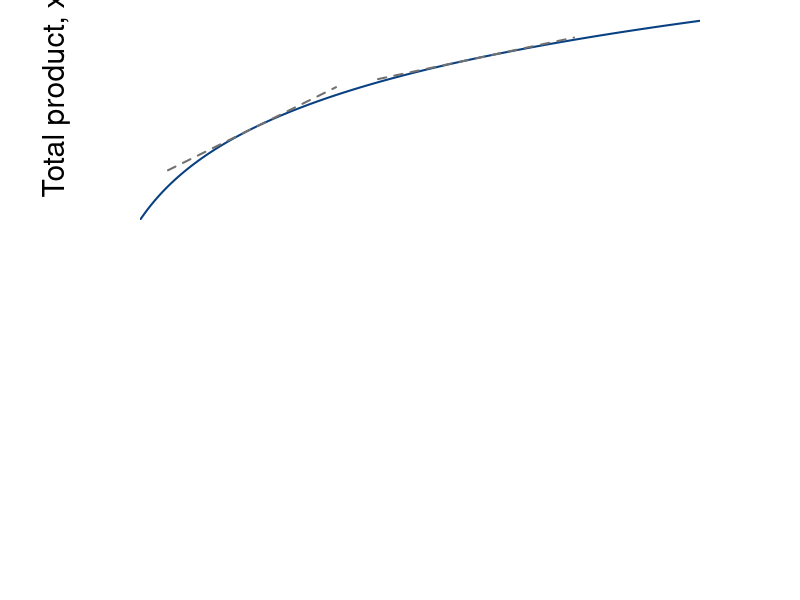

Reproduce this figure in R. (Note: this script raises an error after producing the figure.)
require(shape)
pdf(file = "specprodexch/production_drs_stacked.pdf", width = 9, height = 12)

#Set parameters for graphics
axislabelsize <- 1.8
labelsize <- 1.5
namesize <- 1.8
annotatesize <- 1.5
graphlinewidth <- 2
segmentlinewidth <- 1.5

COL <- c("#7fc97f", "#beaed4", "#fdc086", "#ffff99", "#386cb0", "#f0027f", "#bf5b17", "#666666")
COLA <- c("#99d8c9","#66c2a4","#41ae76", "#238b45", "#005824")
COLB <- c("#4eb3d3", "#2b8cbe", "#0868ac","#084081")
Grays <- gray.colors(25, start =1, end = 0)

#Edited the margins to cater for the larger LHS labels
par(mar =  c(4, 7, 0.2, 5), #margins
    mfrow = c(2, 1)) #stacked plots


#Change this to make it log of l 

prodFn <- function(l, k = 0.5) {
  k*log(l + 1)
}

MprodFn <- function(l, k = 0.5) {
  k*(1/(l + 1))
}

AprodFn <- function(l, k = 0.5) {
  (k*log(l + 1))/l
}

Mpline <- function(l, constant = 0.3181472, slope = 0.125){
  constant + slope*l
}

xlims <- c(0, 10)
ylims <- c(0, 1.3)

npts <- 501 
x <- seq(xlims[1], xlims[2], length.out = npts)
y <- seq(ylims[1], ylims[2], length.out = npts) 
a <- c(13, 15, 17)

plot(1, 0, xlim = xlims, ylim = ylims, type = "n",
     xlab = expression(paste("")),
     ylab = expression(paste("")), 
     xaxt = "n", 
     yaxt = "n", 
     cex.lab = axislabelsize, 
     bty = "n",
     xaxs="i", 
     yaxs="i")

# ticksy <- seq(from = 0, to = ylims[2], by = 0.25)
# ylabels <- seq(from = 0, to = ylims[2], by = 0.25)
# ticksx <- seq(from = 0, to = xlims[2], by = 1)
# xlabels <- seq(from = 0, to = xlims[2], by = 1)

npts <- 500 
xx1 <- seq(xlims[1], xlims[2], length.out = npts)
xx2 <- seq(0, xlims[2], length.out = npts)
xx3 <- seq(0.5, 3.5, length.out = npts)
xx4 <- seq(4.25, 7.75, length.out = npts)

lines(xx1, prodFn(xx1, k = 0.5), col = COLB[4], lwd = graphlinewidth)
#lines(xx2, MprodFn(xx1, k = 0.5), col = COLA[1], lwd = graphlinewidth)
#lines(xx1, AprodFn(xx1, k = 0.5), col = COLA[2], lwd = graphlinewidth)
lines(xx3, Mpline(xx3, constant = prodFn(l = 2, k = 0.5) - 2*MprodFn(l = 2, k = 0.5), slope = MprodFn(l = 2, k = 0.5)), col = Grays[21], lty = 2, lwd = graphlinewidth)
lines(xx4, Mpline(xx4, constant = prodFn(l = 6, k = 0.5) - 6*MprodFn(l = 6, k = 0.5), slope = MprodFn(l = 6, k = 0.5)), col = Grays[21], lty = 2, lwd = graphlinewidth)
#lines(xx1, indiffA1(xx1, uA = 20, rmax = 2.5, xmax = 10), col = COLB[4], lwd = graphlinewidth)

#mtext(expression(paste("Hours of labor, ", l)), side = 1, line = 2.5, cex = axislabelsize)
text(-1.5, 0.75, expression(paste("Total product, ", x)), xpd = TRUE, cex = axislabelsize, srt = 90) 

#segments(4.11765, 6.17647, 5.88, 8.88, lty = 1, col = COL[2] , lwd = graphlinewidth)
#text(7.3, 3, expression("Pareto Efficient"))
#text(7.3, 2.5, expression("Curve"))
#Arrows(7.3, 3.5, 7.3, 6.1, col = "black", lty = 1, lwd = 2, arr.type = "triangle", arr.lwd = 0.5)

segments(0, prodFn(l = 6, k = 0.5), 6, prodFn(l = 6, k = 0.5), lty = 2, col = grays[20] , lwd = segmentlinewidth)
segments(6, -2, 6, prodFn(l = 6, k = 0.5), lty = 2, col = grays[20] , lwd = segmentlinewidth, xpd = TRUE)
segments(0, 0, 6, prodFn(l = 6, k = 0.5), lty = 2, col = COLB[4] , lwd = segmentlinewidth)
points(6, prodFn(l = 6, k = 0.5), pch = 16, col = "black", cex = 1.5)

segments(0, prodFn(l = 4, k = 0.5), 4, prodFn(l = 4, k = 0.5), lty = 2, col = grays[20] , lwd = segmentlinewidth)
segments(4, -2, 4, prodFn(l = 4, k = 0.5), lty = 2, col = grays[20] , lwd = segmentlinewidth, xpd = TRUE)
segments(0, 0, 4, prodFn(l = 4, k = 0.5), lty = 2, col = COLB[4] , lwd = segmentlinewidth)
points(4, prodFn(l = 4, k = 0.5), pch = 16, col = "black", cex = 1.5)


segments(0, prodFn(l = 2, k = 0.5), 2, prodFn(l = 2, k = 0.5), lty = 2, col = grays[20] , lwd = segmentlinewidth)
segments(2, -2, 2, prodFn(l = 2, k = 0.5), lty = 2, col = grays[20] , lwd = segmentlinewidth, xpd = TRUE)
segments(0, 0, 2, prodFn(l = 2, k = 0.5), lty = 2, col = COLB[4] , lwd = segmentlinewidth)
points(2, prodFn(l = 2, k = 0.5), pch = 16, col = "black", cex = 1.5)

ticksy <- c(0, prodFn(l = 2, k = 0.5), prodFn(l = 4, k = 0.5), prodFn(l = 6, k = 0.5), ylims[2])
ylabels <- c(NA, expression(paste(0.55)), round(prodFn(l = 4, k = 0.5),2), expression(paste(0.97)), NA)
ticksx <- c(0, 2, 4, 6, xlims[2])
xlabels <- c(NA, 2, 4, 6, NA)

axis(1, at = ticksx, pos = 0, labels = xlabels, cex.axis = axislabelsize)
axis(2, at = ticksy, pos = 0, labels = ylabels, las = 1, cex.axis = axislabelsize)


#Label the iso-welfare functions for the HG, Aisha
text(8.7, 1, expression(paste("Total product")), cex = labelsize)
text(8.7, 0.9, expression(x == frac(1,2)*ln(1 + l)), cex = labelsize)


#Average Product
text(4.25, 0.28, expression(paste("Slope of ray from")), cex = labelsize)
text(4.25, 0.22, expression(paste("origin equals")), cex = labelsize)
text(4.25, 0.15, expression(paste("Average product")), cex = labelsize)
Arrows(2.7, 0.3, 1.3, 0.3, col = "black", lty = 1, lwd = 2, arr.type = "triangle", arr.lwd = 0.5)
Arrows(4, 0.33, 4, 0.58, col = "black", lty = 1, lwd = 2, arr.type = "triangle", arr.lwd = 0.5)

#Marginal Product
text(2.2, prodFn(l = 6, k = 0.5) + 0.03, expression(paste("Slope of tangent line")), cex = labelsize)
text(2.2, prodFn(l = 6, k = 0.5) - 0.03, expression(paste("equals Marginal product")), cex = labelsize)
Arrows(2, prodFn(l = 6, k = 0.5) - 0.075, 2, prodFn(l = 2, k = 0.5) + 0.05 , col = "black", lty = 1, lwd = 2, arr.type = "triangle", arr.lwd = 0.5)
Arrows(4, prodFn(l = 6, k = 0.5), 5.7, prodFn(l = 6, k = 0.5), col = "black", lty = 1, lwd = 2, arr.type = "triangle", arr.lwd = 0.5)


prodFn <- function(l, k = 0.5) {
  k*log(l + 1)
}

MprodFn <- function(l, k = 0.5) {
  k*(1/(l + 1))
}

AprodFn <- function(l, k = 0.5) {
  (k*log(l + 1))/l
}

Mpline <- function(l, constant = 0.3181472, slope = 0.125){
  constant + slope*l
}
xlims <- c(0, 10)
ylims <- c(0, 0.5)

npts <- 501 
x <- seq(xlims[1], xlims[2], length.out = npts)
y <- seq(ylims[1], ylims[2], length.out = npts) 
a <- c(13, 15, 17)

plot(0, 0, xlim = xlims, ylim = ylims, type = "n",
     xlab = expression(paste("")),
     ylab = expression(paste("")), 
     xaxt = "n", 
     yaxt = "n", 
     bty = "n",
     xaxs="i", 
     yaxs="i")


ticksy <- c(0, MprodFn(l = 6, k = 0.5), MprodFn(l = 4, k = 0.5), AprodFn(l = 6, k = 0.5),   MprodFn(l = 2, k = 0.5), AprodFn(l = 4, k = 0.5), AprodFn(l = 2, k = 0.5),  ylims[2])
ylabels <- c(NA,  0.07, round(MprodFn(l = 4, k = 0.5),2), NA, NA, round(AprodFn(l = 4, k = 0.5),2), 0.27, NA)
ticksx <- c(0, 2, 4, 6, xlims[2])
xlabels <- c(NA, 2, 4, 6, NA)

text(-0.66, 0.17, 0.17, xpd = TRUE, cex = labelsize) 
text(-0.66, 0.15, 0.16, xpd = TRUE, cex = labelsize) 

axis(1, at = ticksx, pos = 0, labels = xlabels, cex.axis = labelsize)
axis(2, at = ticksy, pos = 0, labels = ylabels, las = 1, cex.axis = labelsize)

npts <- 500 
xx1 <- seq(xlims[1], xlims[2], length.out = npts)

xx3 <- seq(1, 3, length.out = npts)
xx4 <- seq(5, 7, length.out = npts)

lines(xx1, MprodFn(xx1, k = 0.5), col = COLA[3], lwd = graphlinewidth)
lines(xx1, AprodFn(xx1, k = 0.5), col = COLA[4], lwd = graphlinewidth)

#Axis Labels
mtext(expression(paste("Hours of labor, ", l)), side = 1, line = 2.5, cex = axislabelsize)
text(-1.5, 0.5*ylims[2], expression(paste("Average & marginal product, ", list(ap,mp) )), xpd = TRUE, cex = axislabelsize, srt = 90) 



#Margin
segments(6, 0, 6, ylims[2]+1, lty = 2, col = grays[20] , lwd = segmentlinewidth, xpd = TRUE)
segments(0, MprodFn(l = 6, k = 0.5), 6, MprodFn(l = 6, k = 0.5), lty = 2, col = grays[20] , lwd = segmentlinewidth)
segments(0, AprodFn(l = 6, k = 0.5), 6, AprodFn(l = 6, k = 0.5), lty = 2, col = grays[20] , lwd = segmentlinewidth)
points(6, MprodFn(l = 6, k = 0.5), pch = 16, col = "black", cex = 1.2)
points(6, AprodFn(l = 6, k = 0.5), pch = 16, col = "black", cex = 1.2)

segments(4, 0, 4, ylims[2]+1, lty = 2, col = grays[20] , lwd = segmentlinewidth, xpd = TRUE)
segments(0, MprodFn(l = 4, k = 0.5), 4, MprodFn(l = 4, k = 0.5), lty = 2, col = grays[20] , lwd = segmentlinewidth)
segments(0, AprodFn(l = 4, k = 0.5), 4, AprodFn(l = 4, k = 0.5), lty = 2, col = grays[20] , lwd = segmentlinewidth)
points(4, MprodFn(l = 4, k = 0.5), pch = 16, col = "black", cex = 1.2)
points(4, AprodFn(l = 4, k = 0.5), pch = 16, col = "black", cex = 1.2)


segments(2, 0, 2, ylims[2]+1, lty = 2, col = grays[20] , lwd = segmentlinewidth, xpd = TRUE)
segments(0, MprodFn(l = 2, k = 0.5), 2, MprodFn(l = 2, k = 0.5), lty = 2, col = grays[20] , lwd = segmentlinewidth)
segments(0, AprodFn(l = 2, k = 0.5), 2, AprodFn(l = 2, k = 0.5), lty = 2, col = grays[20] , lwd = segmentlinewidth)
points(2, MprodFn(l = 2, k = 0.5), pch = 16, col = "black", cex = 1.2)
points(2, AprodFn(l = 2, k = 0.5), pch = 16, col = "black", cex = 1.2)

#Label the iso-welfare functions for the HG, Aisha
text(8.2, 1.1, expression(paste("Total product")))
text(8.2, 1, expression(x == frac(1,50)*(l)^2))


#Marginal Product
#text(6, 0.1, expression(paste("Slope of tangent line")))
text(10, MprodFn(l = 9.5, k = 0.5) + 0.055, expression(paste("Marginal product")), cex = annotatesize, xpd = TRUE)
text(10, MprodFn(l = 9.5, k = 0.5) + 0.015, expression(paste(mp(l) == frac(1,2*(l+1) ))), cex = annotatesize, xpd = TRUE)

#Average Product
text(10, AprodFn(l = 9.5, k = 0.5) + 0.1, expression(paste("Average product")), cex = annotatesize, xpd = TRUE)
text(10, AprodFn(l = 9.5, k = 0.5) + 0.05, expression(paste(ap(l) == frac(1,'2l')*(ln(l+1)) )), cex = annotatesize, xpd = TRUE)


dev.off()
